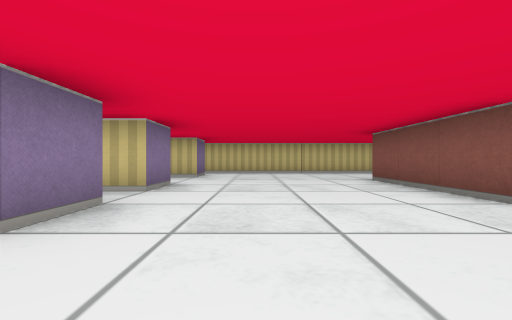
[1] (above)

17 first-person views from a walk through a cub3D maze. The camera is about half as high as the walls, looks level and sees 90° across. The floor is counted in squares. Each view is taken from the middle of a square. On the plan, view 1 faces up. The plan holds only what a view shows up to about 9 squares ahead; the rest is blank. The place goes on beyond the plan.

[2]
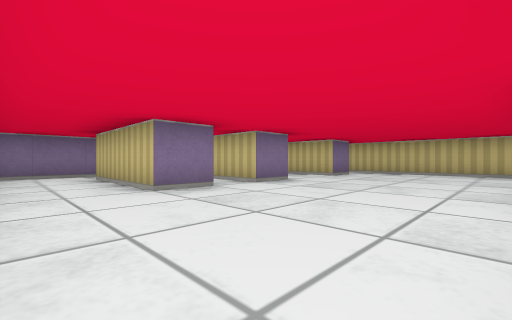

[3]
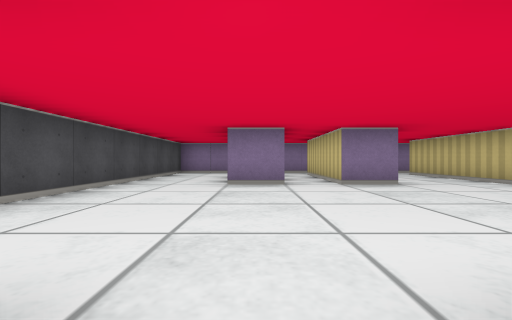

[4]
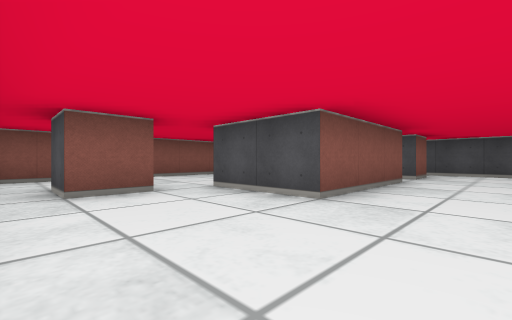

[5]
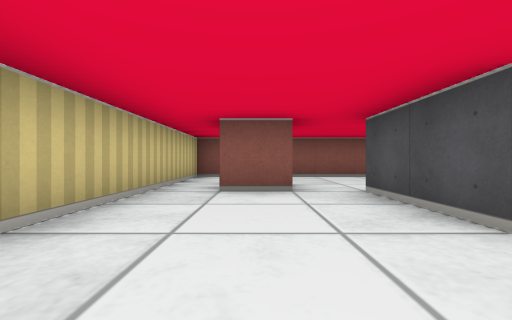

[6]
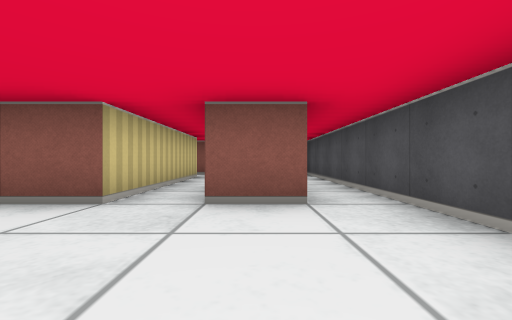

[7]
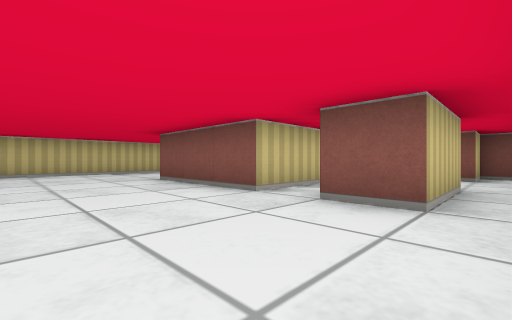

[8]
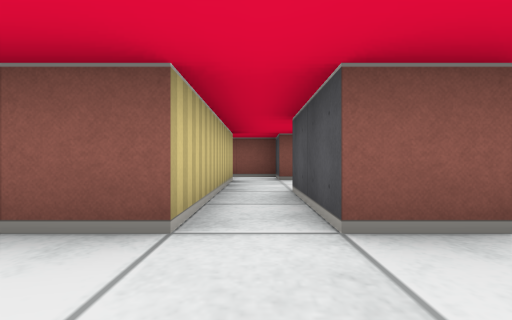

[9]
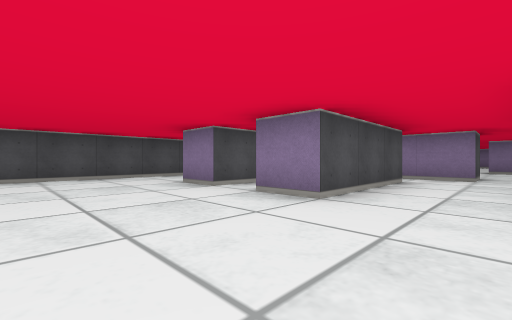

[10]
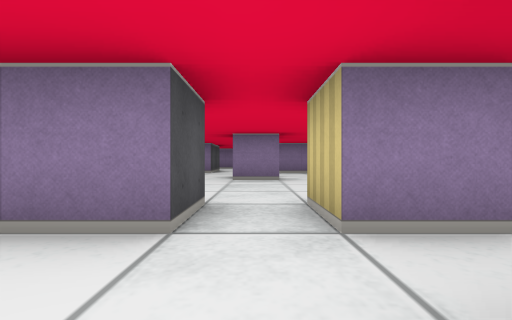

[11]
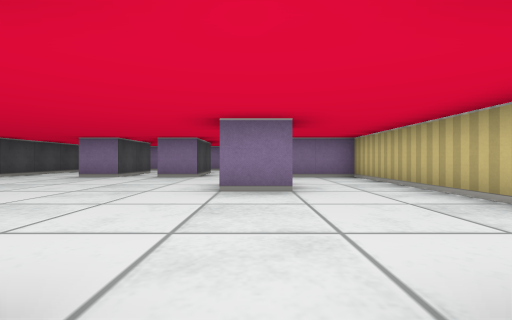

[12]
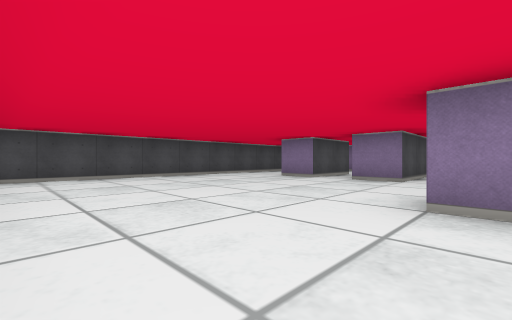

[13]
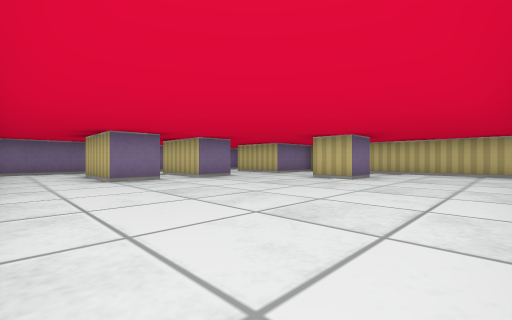

[14]
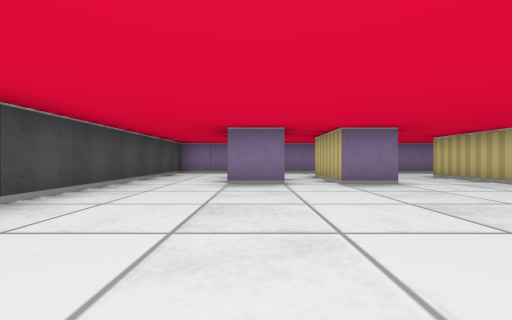

[15]
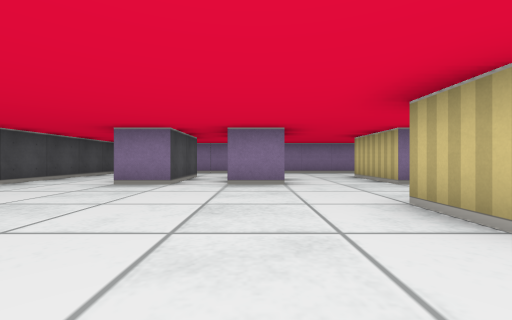

[16]
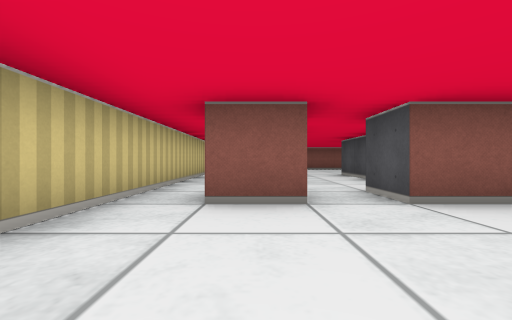

[17]
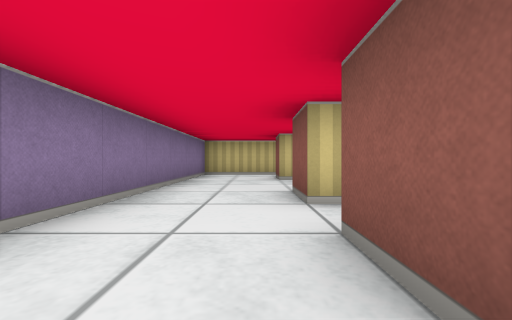

### Floor plan
Ten units are one square. View 1 is at (0, 0); x grows to the right and y downward. Boxes are objects, and circles mark ways between rooms. Rooms are numbered by the first view taken in them; rooms with no view inside come last. Other rooms are left out.
<svg viewBox="-170 -90 250 100">
<path fill="none" stroke="#000" d="M-15 -45 -15 -35 -44 -35M-25 -25 -15 -25 -15 -15 -45 -15M45 -25 25 -25 25 -55 45 -55M-15 -75 -15 -65M45 -65 45 -75 55 -75M45 -5 25 -5 25 -15 45 -15M-55 -45 -55 5 44 5M75 -25 75 -85 -15 -85M-65 -45 -65 -55 -55 -55 -55 -45M-95 -66 -95 -55 -105 -55M-125 -45 -125 -35 -145 -35M-45 -45 -15 -45M-55 -75 -55 -65 -65 -65 -65 -75M-145 -25 -125 -25 -125 -15 -145 -15M-145 5 -70 5M-15 -65 -45 -65M-15 -85 -125 -85 -125 -65M-165 -15 -165 5 -145 5M-145 -35 -145 -45 -125 -45M-125 -65 -145 -65 -145 -74M-144 -85 -165 -85 -165 -35M65 -25 45 -25M65 -5 65 -15 75 -15 75 -25M-165 -35 -165 -15M-145 -15 -145 -25M75 0 75 -5 65 -5M44 5 74 5"/>
<circle cx="-10" cy="-63" r="3" fill="#2a7"/>
<circle cx="-50" cy="-40" r="3" fill="#2a7"/>
<circle cx="35" cy="-20" r="3" fill="#2a7"/>
<circle cx="70" cy="-30" r="3" fill="#2a7"/>
<circle cx="35" cy="0" r="3" fill="#2a7"/>
<circle cx="-135" cy="-5" r="3" fill="#2a7"/>
<circle cx="-135" cy="-55" r="3" fill="#2a7"/>
<circle cx="-135" cy="-30" r="3" fill="#2a7"/>
<circle cx="-155" cy="-20" r="3" fill="#2a7"/>
<circle cx="-155" cy="-40" r="3" fill="#2a7"/>
<circle cx="55" cy="-10" r="3" fill="#2a7"/>
<text x="10" y="-40">1</text>
<text x="-90" y="-40">2</text>
<text x="-160" y="-10">3</text>
<text x="-150" y="-60">4</text>
<text x="60" y="-20">5</text>
<text x="-160" y="-30">6</text>
<text x="60" y="0">7</text>
</svg>
Room 1 opens to room 2. Room 1 opens to room 5. Room 1 opens to room 7. Room 2 opens to room 3. Room 2 opens to room 4. Room 2 opens to room 6. Room 3 opens to room 6. Room 4 opens to room 6. Room 5 opens to room 7.

Where each view was taken, in squares from view 1:
view 1: 0 up, 0 right, facing up
view 2: 0 up, 2 right, facing up-left
view 3: 2 up, 3 right, facing left
view 4: 8 up, 1 right, facing down-right
view 5: 7 up, 1 right, facing right
view 6: 1 up, 0 right, facing right
view 7: 0 up, 0 right, facing up-right
view 8: 2 up, 1 right, facing right
view 9: 6 up, 1 right, facing down-left
view 10: 6 up, 4 left, facing left
view 11: 6 up, 6 left, facing left
view 12: 6 up, 7 left, facing down-left
view 13: 0 up, 7 left, facing up-left
view 14: 2 up, 8 left, facing left
view 15: 4 up, 8 left, facing left
view 16: 7 up, 9 left, facing right
view 17: 1 up, 15 left, facing up
